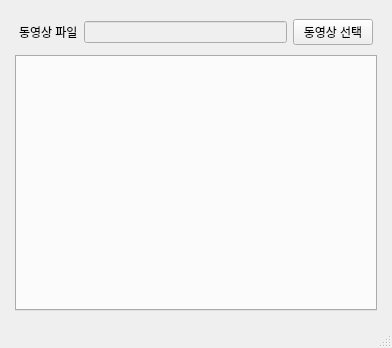
<?xml version="1.0" encoding="UTF-8"?>
<ui version="4.0">
 <class>MainWindow</class>
 <widget class="QMainWindow" name="MainWindow">
  <property name="geometry">
   <rect>
    <x>0</x>
    <y>0</y>
    <width>392</width>
    <height>348</height>
   </rect>
  </property>
  <property name="windowTitle">
   <string>extract</string>
  </property>
  <widget class="QWidget" name="centralwidget">
   <layout class="QHBoxLayout" name="horizontalLayout_2">
    <item>
     <layout class="QVBoxLayout" name="verticalLayout">
      <property name="leftMargin">
       <number>6</number>
      </property>
      <property name="topMargin">
       <number>6</number>
      </property>
      <property name="rightMargin">
       <number>6</number>
      </property>
      <property name="bottomMargin">
       <number>6</number>
      </property>
      <item>
       <layout class="QHBoxLayout" name="horizontalLayout">
        <property name="leftMargin">
         <number>4</number>
        </property>
        <property name="topMargin">
         <number>4</number>
        </property>
        <property name="rightMargin">
         <number>4</number>
        </property>
        <property name="bottomMargin">
         <number>4</number>
        </property>
        <item>
         <widget class="QLabel" name="label_file_path">
          <property name="text">
           <string>동영상 파일</string>
          </property>
         </widget>
        </item>
        <item>
         <widget class="QLineEdit" name="lineEdit_file_path">
          <property name="enabled">
           <bool>false</bool>
          </property>
         </widget>
        </item>
        <item>
         <widget class="QPushButton" name="pushButton_select_file">
          <property name="text">
           <string>동영상 선택</string>
          </property>
         </widget>
        </item>
       </layout>
      </item>
      <item>
       <widget class="QTabWidget" name="tabWidget">
        <property name="currentIndex">
         <number>-1</number>
        </property>
       </widget>
      </item>
     </layout>
    </item>
   </layout>
  </widget>
  <widget class="QMenuBar" name="menubar">
   <property name="geometry">
    <rect>
     <x>0</x>
     <y>0</y>
     <width>392</width>
     <height>22</height>
    </rect>
   </property>
  </widget>
  <widget class="QStatusBar" name="statusbar"/>
 </widget>
 <resources/>
 <connections/>
</ui>
